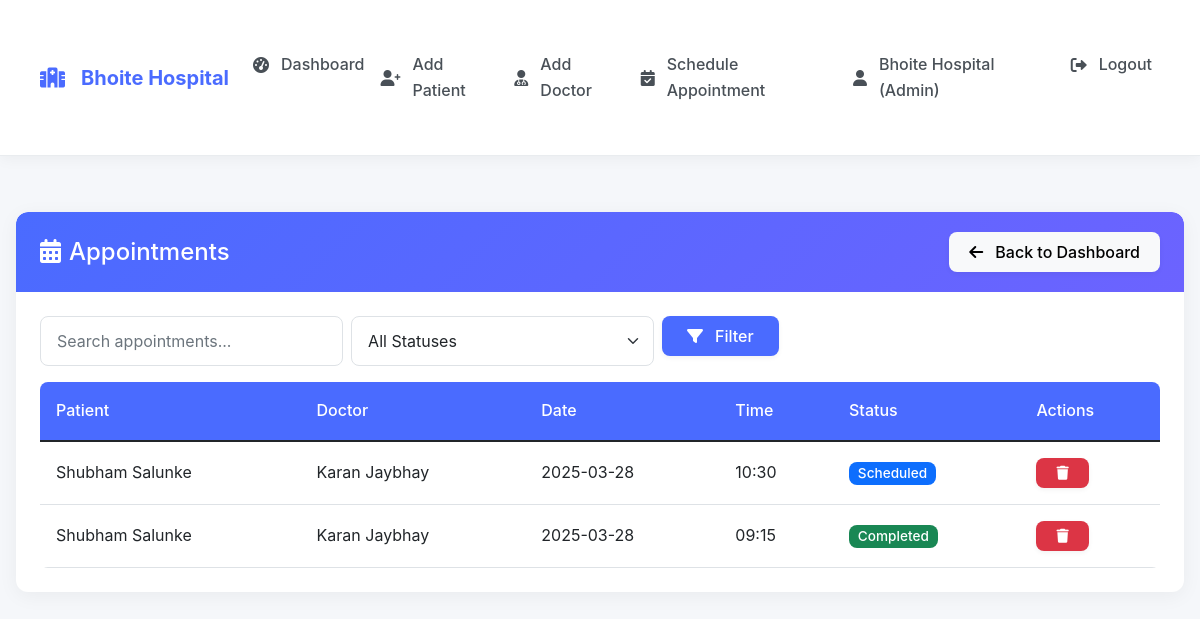
Screenshot of /admin/view_appointments (signed in) with the database file from the repository.
### tables this page shows
CREATE TABLE appointments (
        id INTEGER PRIMARY KEY AUTOINCREMENT,
        patient_id INTEGER NOT NULL,
        doctor_id INTEGER NOT NULL,
        date TEXT NOT NULL,
        time_slot TEXT NOT NULL,
        status TEXT DEFAULT 'Scheduled',
        notes TEXT,
        created_at TIMESTAMP DEFAULT CURRENT_TIMESTAMP,
        hospital_id INTEGER NOT NULL,
        FOREIGN KEY (patient_id) REFERENCES patients(id),
        FOREIGN KEY (doctor_id) REFERENCES doctors(id),
        FOREIGN KEY (hospital_id) REFERENCES staff(id)
    );

CREATE TABLE patients (
        id INTEGER PRIMARY KEY AUTOINCREMENT,
        name TEXT NOT NULL,
        age INTEGER NOT NULL,
        gender TEXT,
        contact TEXT,
        address TEXT,
        medical_history TEXT,
        created_at TIMESTAMP DEFAULT CURRENT_TIMESTAMP,
        created_by INTEGER,
        hospital_id INTEGER NOT NULL,
        FOREIGN KEY (created_by) REFERENCES staff(id),
        FOREIGN KEY (hospital_id) REFERENCES staff(id)
    );

CREATE TABLE doctors (
        id INTEGER PRIMARY KEY AUTOINCREMENT,
        name TEXT NOT NULL,
        specialization TEXT NOT NULL,
        experience INTEGER,
        consultation_fee REAL,
        contact TEXT,
        bio TEXT,
        image_path TEXT,
        username TEXT UNIQUE,
        password TEXT,
        created_by INTEGER,
        hospital_id INTEGER NOT NULL,
        FOREIGN KEY (created_by) REFERENCES staff(id),
        FOREIGN KEY (hospital_id) REFERENCES staff(id)
    );

### app.py (the view)
@app.route('/admin/view_appointments')
def view_appointments():
    if 'user_id' not in session or session['user_type'] != 'admin':
        return redirect(url_for('login'))
    search_query = request.args.get('search', '').strip()
    status_filter = request.args.get('status', '').strip()
    conn = get_db_connection()
    try:
        query = '''
            SELECT a.id, p.name as patient_name, d.name as doctor_name,
                   a.date, a.time_slot, a.status, a.notes
            FROM appointments a
            JOIN patients p ON a.patient_id = p.id
            JOIN doctors d ON a.doctor_id = d.id
            WHERE a.hospital_id = ?
        '''
        params = [session['hospital_id']]
        if search_query:
            query += ' AND (p.name LIKE ? OR d.name LIKE ?)'
            params.extend([f'%{search_query}%', f'%{search_query}%'])
        if status_filter:
            query += ' AND a.status = ?'
            params.append(status_filter)
        query += ' ORDER BY a.date DESC, a.time_slot DESC'
        appointments = conn.execute(query, params).fetchall()
    except Exception as e:
        flash('Error loading appointments', 'danger')
        app.logger.error(f"View appointments error: {str(e)}")
        appointments = []
    finally:
        conn.close()
    return render_template('admin/view_appointments.html',
                         appointments=appointments,
                         search_query=search_query,
                         status_filter=status_filter)

### app.py (called while the page is built)
def get_db_connection():
    conn = sqlite3.connect('hospital.db')
    conn.row_factory = sqlite3.Row
    return conn

### templates/admin/view_appointments.html (shortened to what this page needs)
{% extends "base.html" %}
{% block content %}
<div class="card">
    <div class="card-header bg-primary text-white d-flex justify-content-between align-items-center">
        <h4 class="mb-0">
            <i class="fas fa-calendar-alt me-2"></i>Appointments
        </h4>
        <div>
            <a href="{{ url_for('admin_dashboard') }}" class="btn btn-light">
                <i class="fas fa-arrow-left me-1"></i>Back to Dashboard
            </a>
        </div>
    </div>
    <div class="card-body">
        <div class="row mb-3">
            <div class="col-md-8">
                <form class="row g-2" method="GET" action="{{ url_for('view_appointments') }}">
                    <div class="col-md-5">
                        <input type="search" class="form-control" name="search" placeholder="Search appointments..."
                               value="{{ search_query }}" aria-label="Search">
                    </div>
                    <div class="col-md-5">
                        <select class="form-select" name="status">
                            <option value="">All Statuses</option>
                        </select>
                    </div>
                    <div class="col-md-2">
                        <button class="btn btn-primary w-100" type="submit">
                            <i class="fas fa-filter me-1"></i>Filter
                        </button>
                    </div>
                </form>
            </div>
        </div>
        <div class="table-responsive">
            <table class="table table-hover">
                <thead>
                    <tr>
                        <th>Patient</th>
                        <th>Doctor</th>
                        <th>Date</th>
                        <th>Time</th>
                        <th>Status</th>
                        <th>Actions</th>
                    </tr>
                </thead>
                <tbody>
                    {% for app in appointments %}
                    <tr>
                        <td>{{ app.patient_name }}</td>
                        <td>{{ app.doctor_name }}</td>
                        <td>{{ app.date }}</td>
                        <td>{{ app.time_slot }}</td>
                        <td>
                            <span class="badge
                                {% if app.status == 'Completed' %}bg-success
                                {% elif app.status == 'Cancelled' %}bg-danger
                                {% else %}bg-primary{% endif %}">
                                {{ app.status }}
                            </span>
                        </td>
                        <td>
                            <a href="{{ url_for('delete_appointment', appointment_id=app.id) }}"
                               class="btn btn-sm btn-danger" data-bs-toggle="tooltip" title="Delete Appointment">
                                <i class="fas fa-trash"></i>
                            </a>
                        </td>
                    </tr>
                    {% else %}
                    <tr>
                        <td colspan="6" class="text-center">No appointments found</td>
                    </tr>
                    {% endfor %}
                </tbody>
            </table>
        </div>
    </div>
</div>
{% endblock %}

### static/css/style.css (style rules this page uses)
:root { --primary: #4a6bff; --primary-light: #eef1ff; --primary-dark: #3a56d4; --secondary: #6c63ff; --success: #28a745; --info: #17a2b8; --warning: #ffc107; --danger: #dc3545; --light: #f8f9fa; --dark: #343a40; --white: #ffffff; --gray-100: #f8f9fa; --gray-200: #e9ecef; --gray-300: #dee2e6; --gray-400: #ced4da; --gray-500: #adb5bd; --gray-600: #6c757d; --gray-700: #495057; --gray-800: #343a40; --gray-900: #212529; }
body { font-family: 'Inter', -apple-system, BlinkMacSystemFont, 'Segoe UI', Roboto, 'Helvetica Neue', Arial, sans-serif; background-color: #f5f7fa; color: var(--gray-800); line-height: 1.6; min-height: 100vh; }
.card { border: none; border-radius: 12px; box-shadow: 0 4px 20px rgba(0, 0, 0, 0.05); transition: all 0.3s ease; overflow: hidden; background: var(--white); margin-bottom: 1.5rem; }
.card-header { background: linear-gradient(135deg, var(--primary), var(--secondary)); color: var(--white); border-radius: 12px 12px 0 0 !important; padding: 1.25rem 1.5rem; font-weight: 600; border-bottom: none; }
.card-body { padding: 1.5rem; }
.btn { border-radius: 8px; padding: 0.5rem 1.25rem; font-weight: 500; transition: all 0.3s ease; box-shadow: 0 2px 5px rgba(0, 0, 0, 0.05); border: none; display: inline-flex; align-items: center; justify-content: center; gap: 0.5rem; }
.btn-primary { background-color: var(--primary); color: white; }
.form-control, .form-select { border-radius: 8px; padding: 0.75rem 1rem; border: 1px solid var(--gray-300); transition: all 0.3s ease; }
.table { border-radius: 8px; overflow: hidden; margin-bottom: 0; }
.table th { background-color: var(--primary); color: var(--white); font-weight: 500; padding: 1rem; }
.table td { vertical-align: middle; padding: 1rem; }
.badge { font-weight: 500; padding: 0.35em 0.65em; border-radius: 8px; font-size: 0.85em; }

### rows the page displays
appointments: patient_name "Shubham Salunke", doctor_name "Karan Jaybhay", date "2025-03-28", time_slot "10:30", status "Scheduled"
appointments: patient_name "Shubham Salunke", doctor_name "Karan Jaybhay", date "2025-03-28", time_slot "09:15", status "Completed"

### other values shown
{{ session['hospital_name'] }} "Bhoite Hospital"
{{ session['name'] }} "Bhoite Hospital"
{{ 'Admin' if session['user_type'] == 'admin' else 'Doctor' }} "Admin"
